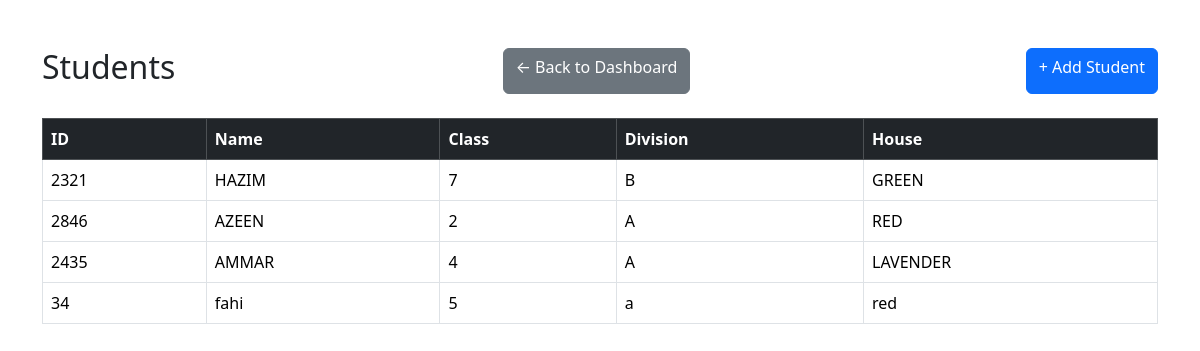
The page /students/ on the database its author committed.
### students/models.py (models this page shows, shortened)
class Student(models.Model):
    student_id = models.CharField(
        max_length=20,
        unique=True
    )
    name = models.CharField(
        max_length=100
    )
    class_name = models.CharField(
        max_length=20
    )
    division = models.CharField(
        max_length=10,
        blank=True
    )
    house = models.CharField(
        max_length=50
    )
    phone = models.CharField(
        max_length=15,
        blank=True
    )

### students/views.py (the view)
def student_list(request):
    students = Student.objects.all()
    return render(
        request,
        "students/student_list.html",
        {
            "students": students
        }
    )

### templates/students/student_list.html (shortened to what this page needs)
<!DOCTYPE html>
<html>
<head>
    <link
        href="https://cdn.jsdelivr.net/npm/bootstrap@5.3.3/dist/css/bootstrap.min.css"
        rel="stylesheet"
    >
</head>
<body>
<div class="container mt-5">
    <div class="d-flex justify-content-between">
        <h2>Students</h2>
         <a href="{% url 'dashboard' %}"
           class="btn btn-secondary me-2">
            ← Back to Dashboard
        </a>
        <a href="{% url 'add_student' %}"
           class="btn btn-primary">
            + Add Student
        </a>
    </div>
    <table class="table table-bordered mt-4">
        <thead class="table-dark">
            <tr>
                <th>ID</th>
                <th>Name</th>
                <th>Class</th>
                <th>Division</th>
                <th>House</th>
            </tr>
        </thead>
        <tbody>
            {% for student in students %}
            <tr>
                <td>{{ student.student_id }}</td>
                <td>{{ student.name }}</td>
                <td>{{ student.class_name }}</td>
                <td>{{ student.division }}</td>
                <td>{{ student.house }}</td>
            </tr>
            {% endfor %}
        </tbody>
    </table>
</div>
</body>
</html>

### rows shown on the page
Student: student_id "2321", name "HAZIM", class_name "7", division "B", house "GREEN"
Student: student_id "2846", name "AZEEN", class_name "2", division "A", house "RED"
Student: student_id "2435", name "AMMAR", class_name "4", division "A", house "LAVENDER"
Student: student_id "34", name "fahi", class_name "5", division "a", house "red"
